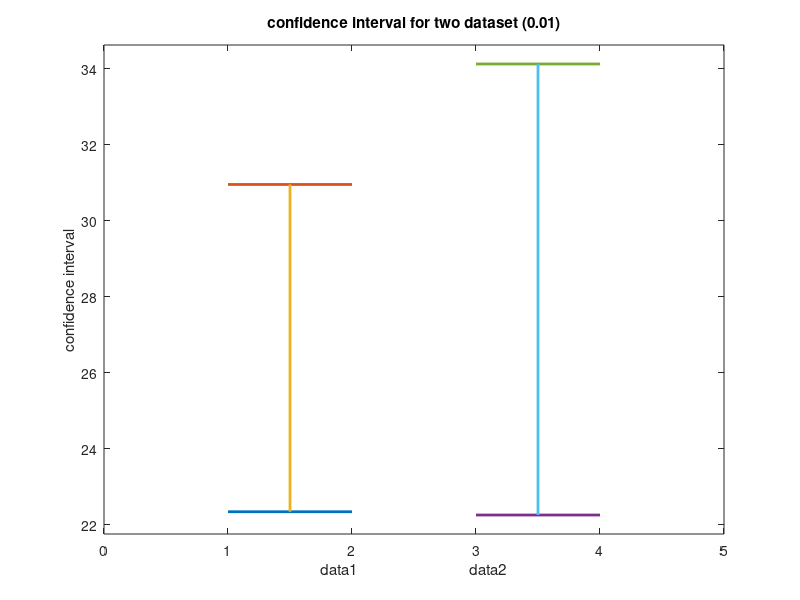
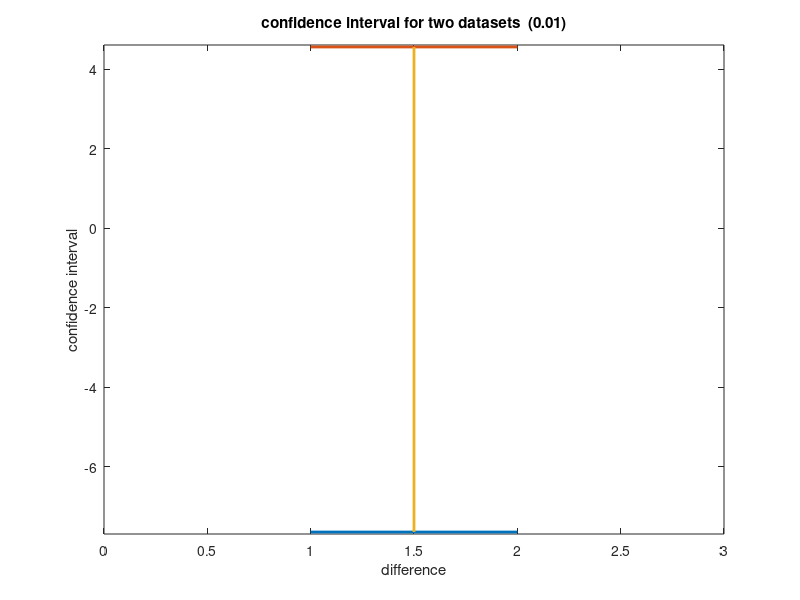
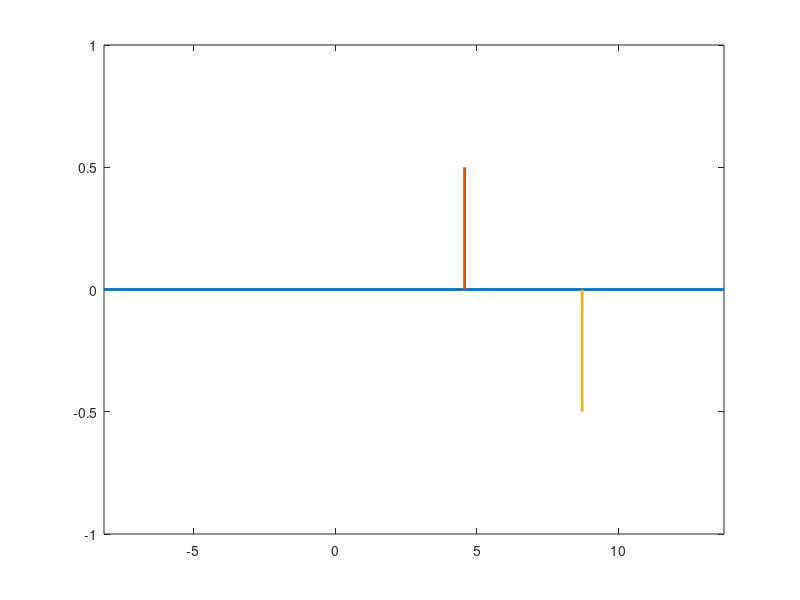

MATLAB code to generate these figures, in order:
close all;
clear;
load('data_lab7.mat')
arr1=psnr1';
arr2=psnr2';



mean1=mean(arr1)
mean2=mean(arr2)

s1=std(arr1)
s2=std(arr2)

n1=size(arr1,1)
n2=size(arr2,1)
tval1=4.033
tval2=tval1

cimin1=mean1-(s1*tval1)/(n1^(0.5));
cimin2=mean2-(s2*tval2)/(n2^(0.5));

cimax1=mean1+(s1*tval1)/(n1^(0.5));
cimax2=mean2+(s2*tval2)/(n2^(0.5));


int1=cimax1-cimin2;

CI1 = [cimin1 cimax1]
CI2 = [cimin2 cimax2]



figure;
plot([1 2],[CI1(1) CI1(1)],'lineWidth',2)
hold on
plot([1 2],[CI1(2) CI1(2)],'lineWidth',2)
hold on
plot([1.5 1.5], CI1,'lineWidth',2)
hold on
plot([3 4],[CI2(1) CI2(1)],'lineWidth',2)
hold on
plot([3 4],[CI2(2) CI2(2)],'lineWidth',2)
hold on
plot([3.5 3.5], CI2,'lineWidth',2)
xlabel('data1                            data2')
ylabel('confidence interval')
title('confidence interval for two dataset (0.01)')

av1=[CI1 CI2];
ylim([min(av1)-0.5 max(av1)+0.5])
xlim([0 5])




mean1=mean(arr1);
mean2=mean(arr2);

s1=std(arr1);
s2=std(arr2);

n1=size(arr1,1);
n2=size(arr2,1);

abc1=(s1*s1*(n1-1)+ s2*s2*(n2-1))/(n1+n2-2);
abc2=(1/n1 +1/n2)^(0.5);
abc1=abc1^(0.5);

abc1=abc1*abc2;
m1mm2=mean1-mean2


tval1=3.355
abc1=abc1*tval1;



cimin1=mean1-mean2-abc1;
cimax1=mean1-mean2+abc1;

CI=[cimin1 cimax1]


figure;
plot([1 2],[CI(1) CI(1)],'lineWidth',2)
hold on
plot([1 2],[CI(2) CI(2)],'lineWidth',2)
hold on
plot([1.5 1.5], CI,'lineWidth',2)
xlabel('difference')
ylabel('confidence interval')
title('confidence interval for two datasets  (0.01)')


av1=CI ;
ylim([min(av1)-0.05 max(av1)+0.05])
xlim([0 3])




int1=abs(int1)
av=[CI int1];
CI=abs(CI);
figure;
plot([min(av)-0.5 max(av)+5],[ 0 0], 'lineWidth',2)
hold on
plot([min(CI) min(CI)], [ 0 0.5], 'lineWidth',2)
hold on
plot([int1 int1], [ 0 -0.5], 'lineWidth',2)
hold on


xlim([min(av)-0.5 max(av)+5])
ylim([-1 1])










alg1=psnr1';
alg2=psnr2';
data2=alg1-alg2;
m1=mean(data2);
std1=std(data2);
n=size(alg1,1);

% Should we do the t-test?
ES=(mean(alg1) -mean(alg2) )/std1

% paired t-test
t_value=abs(m1)/(std1/(n^(0.5)))

tv1=2.015
tv2=3.365

if (t_value>tv1)
    'reject 0.05'
else
    'accept 0.05'
end


if (t_value>tv2)
    'reject 0.01'
else
    'accept 0.01'
end




